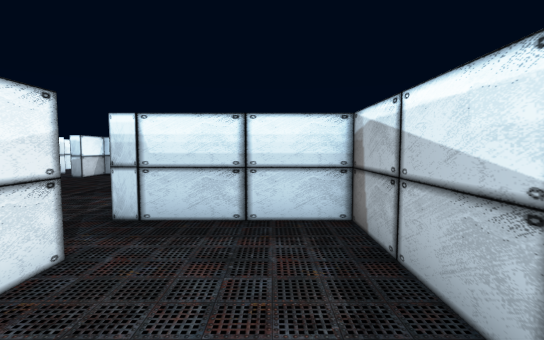
[1] (above)

24 first-person views from a walk through a Unity game level. The camera is 1.2 m above the floor, tilts 4° down and sees 85° across. Doors are open. The floor is counted in squares, 0.9 m on a side. Each view is taken from the middle of a square. On the plan, view 1 faces up. The plan holds only what a view shows up to about 14 squares ahead; the rest is blank. The player character is not drawn.

[2]
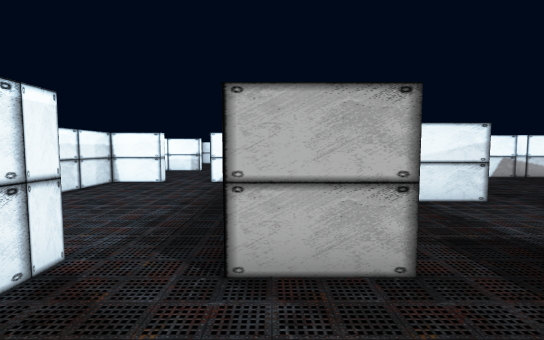

[3]
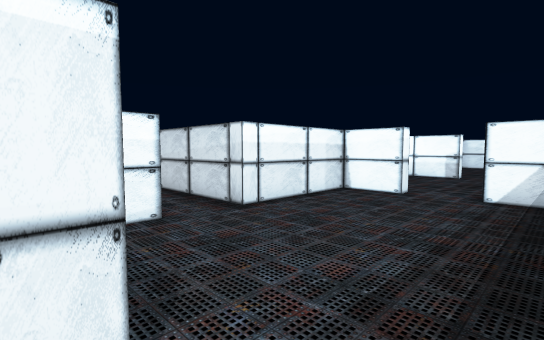

[4]
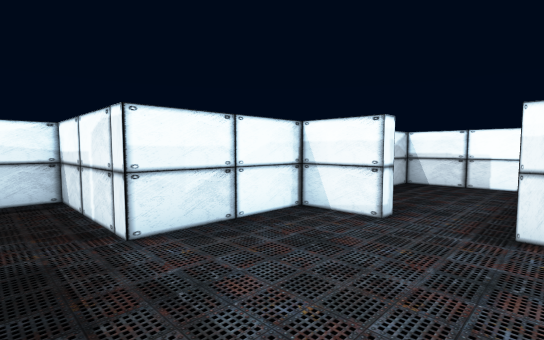

[5]
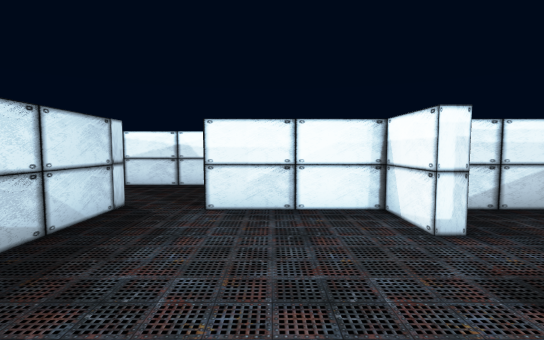

[6]
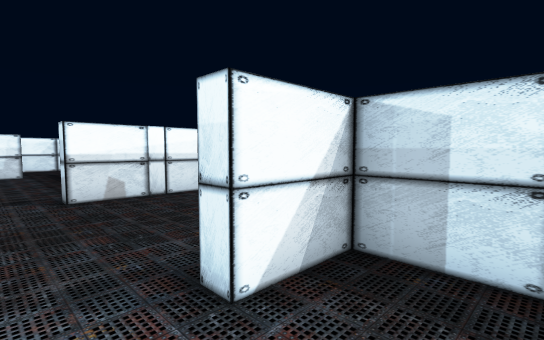

[7]
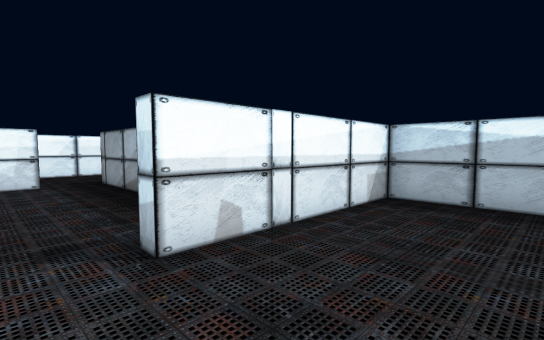

[8]
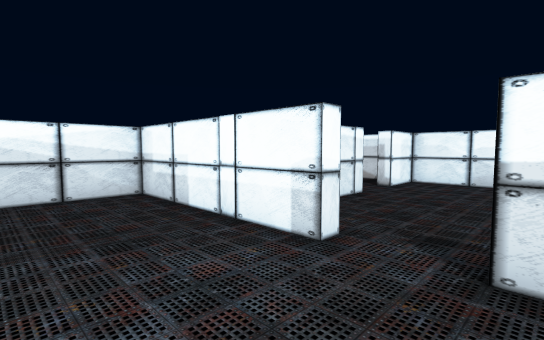

[9]
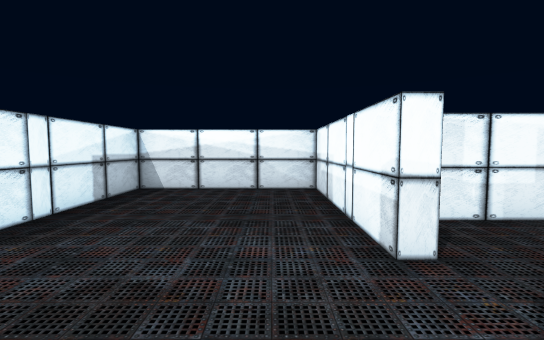

[10]
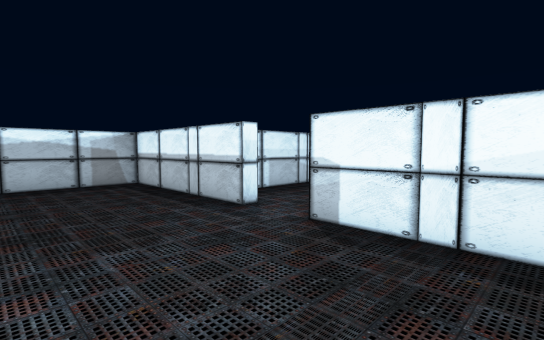

[11]
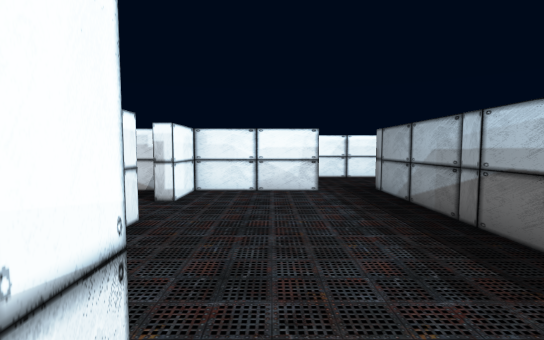

[12]
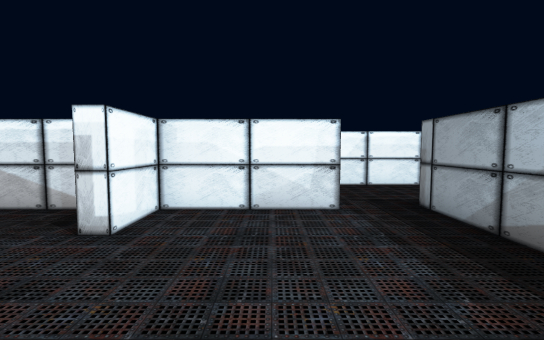

[13]
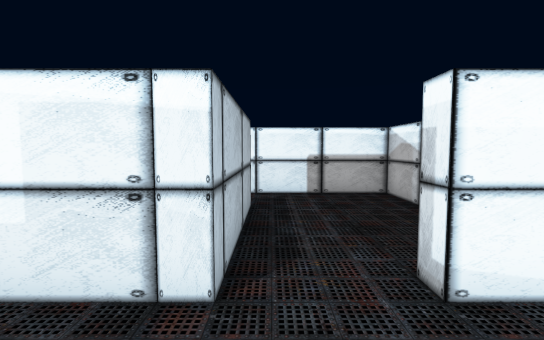

[14]
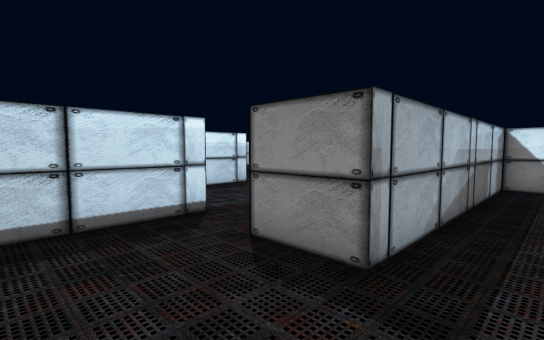

[15]
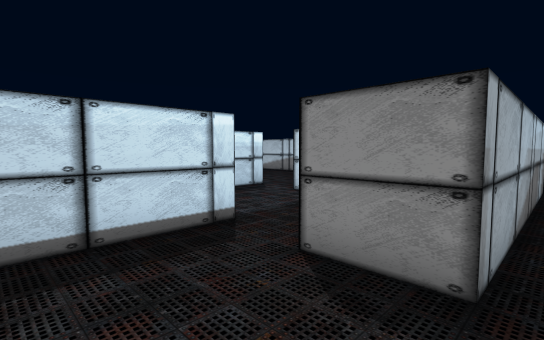

[16]
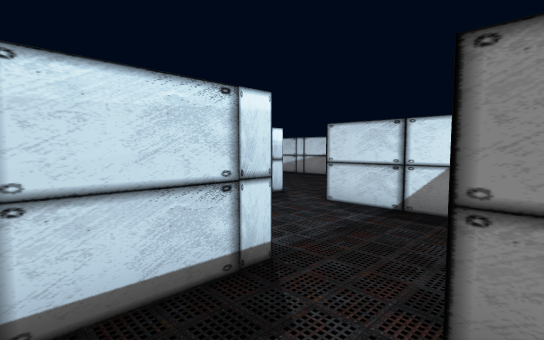

[17]
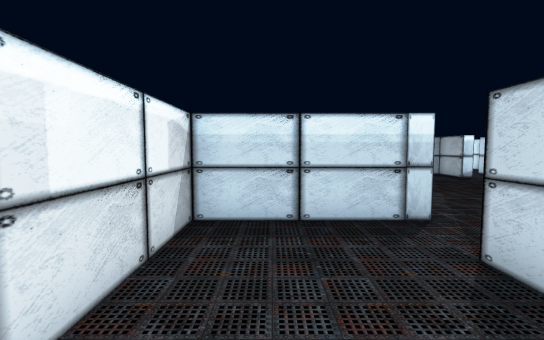

[18]
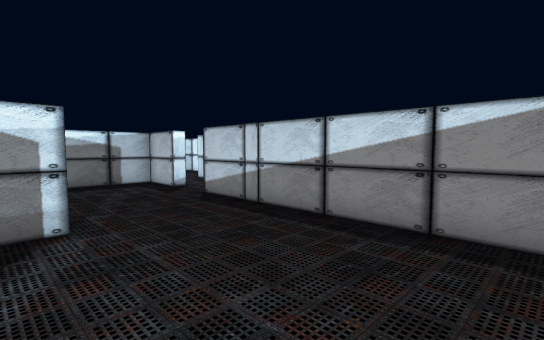

[19]
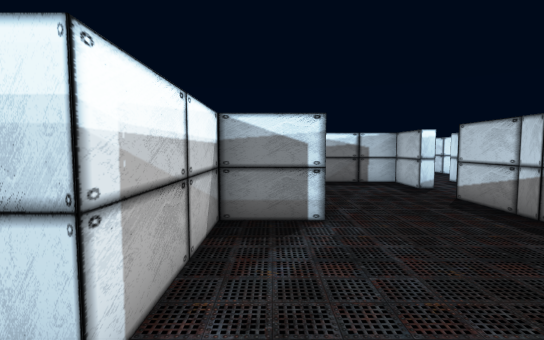

[20]
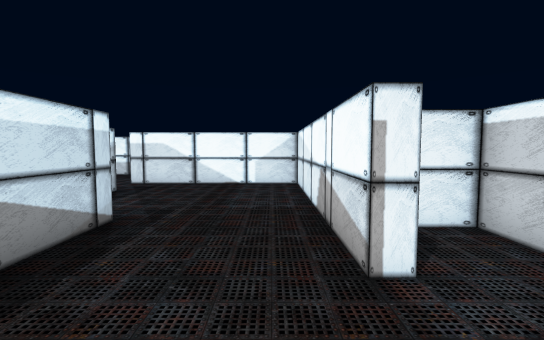

[21]
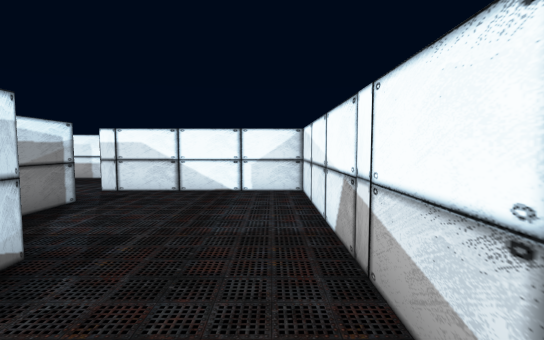

[22]
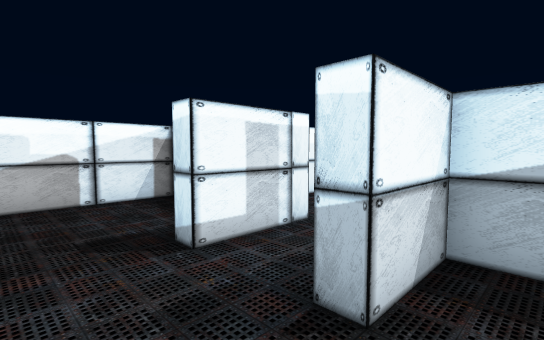

[23]
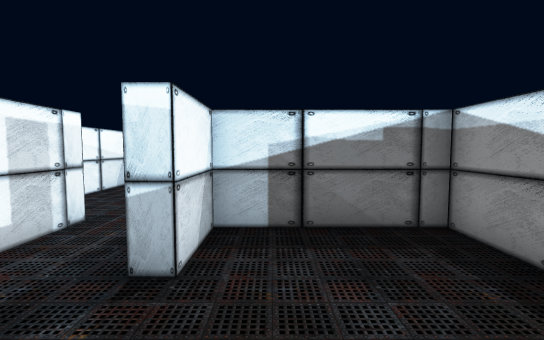

[24]
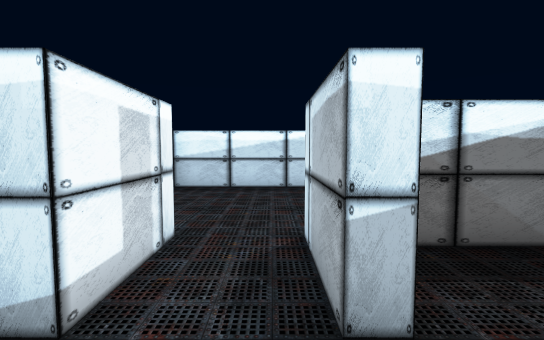

### Floor plan
Ten units are one square. View 1 is at (0, 0); x grows to the right and y downward. Boxes are objects, and circles mark ways between rooms. Rooms are numbered by the first view taken in them; rooms with no view inside come last. Other rooms are left out.
<svg viewBox="-274 -171 339 326">
<path fill="none" stroke="#000" d="M-25 -35 -25 -18M15 -15 15 -55 -30 -55M-2 5 10 5M20 4 20 25M25 45 60 45 60 5M-5 85 15 85 15 45 25 45M20 25 -70 25 -70 45M-70 65 -70 85 -25 85M-135 65 -135 130 -75 130 -75 65M-75 45 -75 -20 -135 -20 -135 45M-185 85 -151 85M-225 44 -225 85 -205 85M-140 35 -140 25 -230 25M-269 5 -269 40M-230 25 -230 5M-225 -15 -259 -15M-185 -5 -185 -35M-180 -55 -225 -55 -225 -15M-159 -95 -180 -95 -180 -55M-120 -41 -120 -120M-120 -140 -120 -160 -160 -160 -160 -122M-50 -95 -50 -119M-90 -120 -90 -35 -25 -35M-30 -55 -30 -72M-50 -141 -50 -160 -90 -160 -90 -140M-95 -140 -95 -165M-115 -112 -115 -100 -105 -100M-115 -166 -115 -140M-185 129 -185 85M-225 98 -225 150 -182 150M15 120 15 102M-20 150 15 150 15 138M-25 85 -25 130"/>
<circle cx="20" cy="-5" r="3" fill="#2a7"/>
<circle cx="-30" cy="-45" r="3" fill="#2a7"/>
<circle cx="20" cy="35" r="3" fill="#2a7"/>
<circle cx="-70" cy="55" r="3" fill="#2a7"/>
<circle cx="-15" cy="90" r="3" fill="#2a7"/>
<circle cx="-140" cy="55" r="3" fill="#2a7"/>
<circle cx="-230" cy="35" r="3" fill="#2a7"/>
<circle cx="-195" cy="90" r="3" fill="#2a7"/>
<circle cx="-230" cy="-5" r="3" fill="#2a7"/>
<circle cx="-180" cy="-45" r="3" fill="#2a7"/>
<circle cx="-120" cy="-130" r="3" fill="#2a7"/>
<circle cx="-90" cy="-130" r="3" fill="#2a7"/>
<text x="-10" y="-30">1</text>
<text x="40" y="10">2</text>
<text x="-20" y="50">3</text>
<text x="-110" y="50">4</text>
<text x="-190" y="50">5</text>
<text x="-250" y="10">6</text>
<text x="-210" y="-30">7</text>
<text x="-150" y="-90">8</text>
<text x="-60" y="-90">9</text>
<text x="-110" y="-130">10</text>
<text x="-210" y="120">11</text>
<text x="-10" y="120">12</text>
</svg>
Room 1 opens to room 2. Room 1 opens to room 9. Room 2 opens to room 3. Room 3 opens to room 4. Room 3 opens to room 12. Room 4 opens to room 5. Room 5 opens to room 6. Room 5 opens to room 11. Room 6 opens to room 7. Room 7 opens to room 8. Room 8 opens to room 10. Room 9 opens to room 10.

Where each view was taken, in squares from view 1:
view 1: 0 up, 0 right, facing up
view 2: 2 down, 5 right, facing left
view 3: 3 down, 2 right, facing down-left
view 4: 3 down, 3 left, facing down-right
view 5: 6 down, 5 left, facing right
view 6: 6 down, 5 left, facing up-left
view 7: 6 down, 10 left, facing up-left
view 8: 4 down, 10 left, facing down-left
view 9: 3 down, 12 left, facing down
view 10: 10 down, 12 left, facing up-right
view 11: 6 down, 13 left, facing left
view 12: 6 down, 16 left, facing left
view 13: 6 down, 19 left, facing down
view 14: 4 down, 26 left, facing up-right
view 15: 3 down, 26 left, facing up-right
view 16: 1 down, 25 left, facing up-right
view 17: 0 up, 21 left, facing up
view 18: 4 up, 17 left, facing up-right
view 19: 4 up, 17 left, facing up
view 20: 15 up, 8 left, facing down
view 21: 13 up, 8 left, facing down
view 22: 12 up, 8 left, facing up-left
view 23: 11 up, 8 left, facing up
view 24: 12 up, 10 left, facing up
